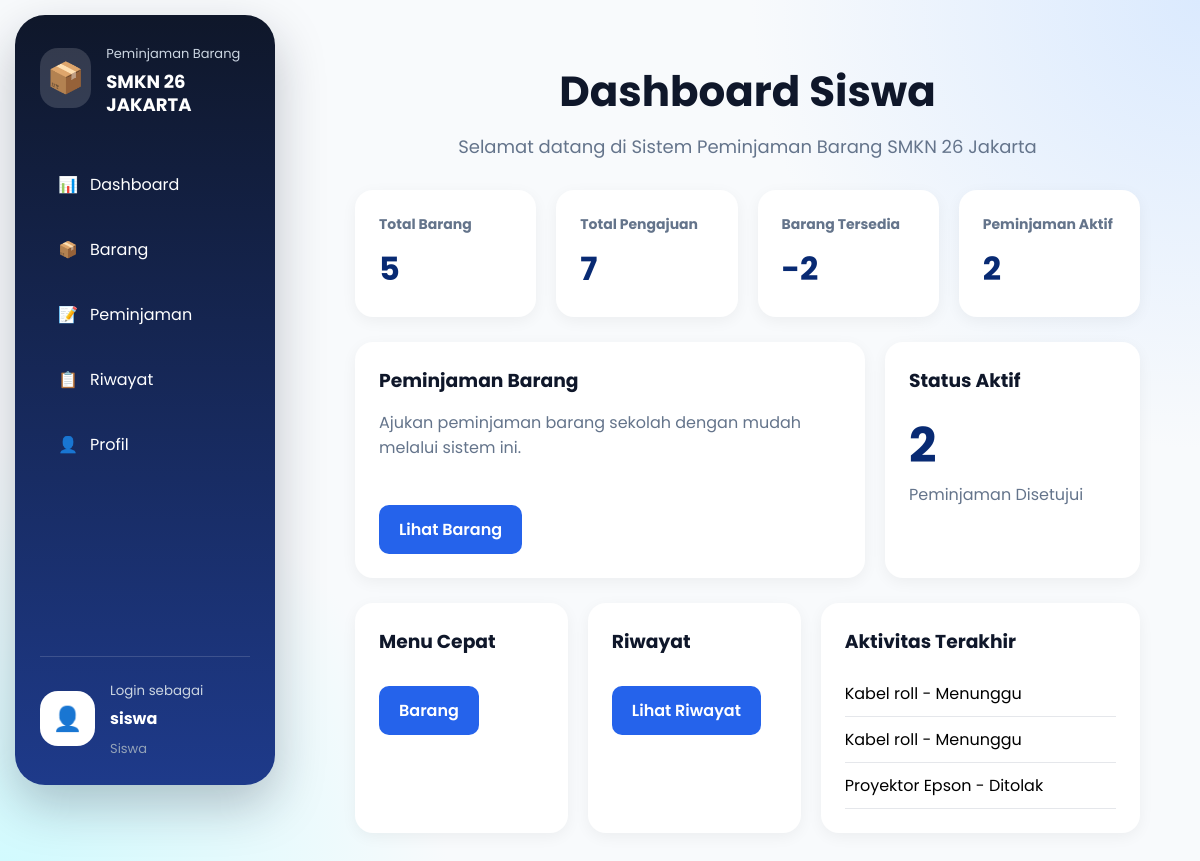
/dashboard (signed in), run on the app's committed database.
### tables this page shows
CREATE TABLE peminjaman (
    id INTEGER PRIMARY KEY AUTOINCREMENT,
    user_id INTEGER,
    barang TEXT,
    tanggal_pinjam TEXT,
    keperluan TEXT,
    status TEXT DEFAULT 'Menunggu'
, jumlah INTEGER DEFAULT 1);

### app.py (the view, shortened to what this page needs)
@app.route("/dashboard")
def dashboard():
    if "user_id" not in session:
        return redirect("/")
    conn = get_db()
    total_barang = conn.execute(
        "SELECT COUNT(*) FROM barang"
    ).fetchone()[0]
    total_pinjam = conn.execute(
        """
        SELECT COUNT(*)
        FROM peminjaman
        WHERE user_id = ?
        """,
        (session["user_id"],)
    ).fetchone()[0]
    aktif = conn.execute(
        """
        SELECT COUNT(*)
        FROM peminjaman
        WHERE user_id = ?
        AND status = 'Disetujui'
        """,
        (session["user_id"],)
    ).fetchone()[0]
    aktivitas = conn.execute(
        """
        SELECT *
        FROM peminjaman
        WHERE user_id = ?
        ORDER BY id DESC
        LIMIT 3
        """,
        (session["user_id"],)
    ).fetchall()
    conn.close()
    return render_template(
        "siswa/dashboard.html",
        total_barang=total_barang,
        total_pinjam=total_pinjam,
        tersedia=total_barang - total_pinjam,
        aktif=aktif,
        aktivitas=aktivitas
    )

### app.py (called while the page is built)
def get_db():
    conn = sqlite3.connect(DATABASE)
    conn.row_factory = sqlite3.Row
    return conn

### templates/siswa/dashboard.html (shortened to what this page needs)
{% extends 'base.html' %}
{% block head %}
<link rel="stylesheet" href="{{ url_for('static', filename='dashboard.css') }}">
{% endblock %}
{% block content %}
<div class="dashboard">
    <div class="dashboard-header">
        <h1>Dashboard Siswa</h1>
        <p>Selamat datang di Sistem Peminjaman Barang SMKN 26 Jakarta</p>
    </div>
    <div class="stats-grid">
        <div class="stat-card">
            <h4>Total Barang</h4>
            <h2>{{ total_barang }}</h2>
        </div>
        <div class="stat-card">
            <h4>Total Pengajuan</h4>
            <h2>{{ total_pinjam }}</h2>
        </div>
        <div class="stat-card">
            <h4>Barang Tersedia</h4>
            <h2>{{ tersedia }}</h2>
        </div>
        <div class="stat-card">
            <h4>Peminjaman Aktif</h4>
            <h2>{{ aktif }}</h2>
        </div>
    </div>
    <div class="row-2">
        <div class="panel">
            <h3>Peminjaman Barang</h3>
            <p>
                Ajukan peminjaman barang sekolah dengan mudah melalui sistem ini.
            </p>
            <a href="/barang" class="btn-primary">
                Lihat Barang
            </a>
        </div>
        <div class="panel">
            <h3>Status Aktif</h3>
            <div class="big-number">
                {{ aktif }}
            </div>
            <p>Peminjaman Disetujui</p>
        </div>
    </div>
    <div class="row-3">
        <div class="panel">
            <h3>Menu Cepat</h3>
            <a href="/barang" class="btn-primary">
                Barang
            </a>
        </div>
        <div class="panel">
            <h3>Riwayat</h3>
            <a href="/riwayat" class="btn-primary">
                Lihat Riwayat
            </a>
        </div>
        <div class="panel">
            <h3>Aktivitas Terakhir</h3>
            <ul class="status-list">
                {% if aktivitas %}
                    {% for item in aktivitas %}
                    <li>
                        {{ item['barang'] }} - {{ item['status'] }}
                    </li>
                    {% endfor %}
                {% else %}
                    <li>Belum ada aktivitas.</li>
                {% endif %}
            </ul>
        </div>
    </div>
</div>
{% endblock %}

### static/style.css (style rules this page uses)
html, body { width:100%; min-height:100vh; }
* { margin:0; padding:0; box-sizing:border-box; font-family:'Poppins', sans-serif; }
body { margin:0; padding:0; background: radial-gradient(circle at top right,#dbeafe 0%,transparent 30%), radial-gradient(circle at bottom left,#cffafe 0%,transparent 30%), #f8fafc; }

### static/dashboard.css (style rules this page uses)
.dashboard { padding:30px; }
.dashboard h1 { font-size:36px; margin-bottom:10px; }
.dashboard p { color:#64748b; margin-bottom:30px; }
.dashboard-header { margin-bottom:30px; text-align: center; }
.dashboard-header h1 { font-size:42px; color:#0f172a; margin-bottom: 10px; }
.dashboard-header p { color:#64748b; margin-top:5px; font-size: 18px; }
.stats-grid { display:grid; grid-template-columns:repeat(4,1fr); gap:20px; margin-bottom:25px; }
.stat-card { background:#fff; padding:24px; border-radius:18px; box-shadow:0 4px 15px rgba(0,0,0,.05); }
.stat-card h4 { color:#64748b; font-size:14px; margin-bottom:10px; }
.stat-card h2 { font-size:32px; color:#082a73; }
.row-2 { display:grid; grid-template-columns:2fr 1fr; gap:20px; margin-bottom:25px; }
.row-3 { display:grid; grid-template-columns:1fr 1fr 1.5fr; gap:20px; }
.panel { background:#fff; border-radius:18px; padding:24px; box-shadow:0 4px 15px rgba(0,0,0,.05); }
.panel h3 { margin-bottom:15px; color:#0f172a; }
.btn-primary { display:inline-block; margin-top:15px; padding:12px 20px; background:#2563eb; color:white; text-decoration:none; border-radius:10px; font-weight:600; transition:.3s; }
.big-number { font-size:48px; font-weight:bold; color:#082a73; }
.status-list { list-style:none; }
.status-list li { padding:10px 0; border-bottom:1px solid #e5e7eb; }

### data on the page
peminjaman: barang "Kabel roll", status "Menunggu"
peminjaman: barang "Kabel roll", status "Menunggu"
peminjaman: barang "Proyektor Epson", status "Ditolak"

### other printed values
{{ session.get('username') }} "siswa"
{{ session.get('role')|title }} "Siswa"
{{ total_barang }} "5"
{{ total_pinjam }} "7"
{{ tersedia }} "-2"
{{ aktif }} "2"
